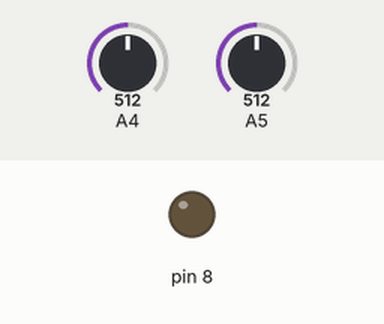
Bench run of a sketch on a simulated Arduino Uno, built with avr-gcc and run on an emulated ATmega328P. Shown: output pins drawn as LEDs (lit = HIGH). Inputs (shaded band) come from the test bench; at power-on: A4 = 512, A5 = 512.

Above: at 1.2 s.
1.3 s: A4 set to 525
At 2.1 s:
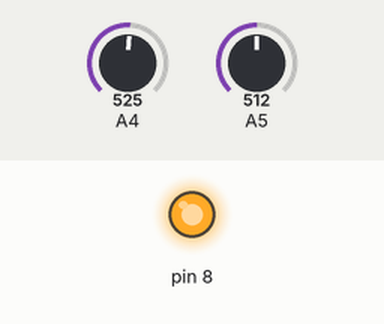
2.8 s: A4 set to 511
At 3.5 s:
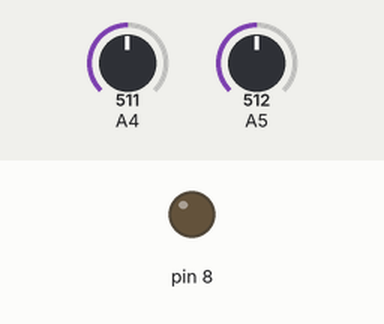
4.3 s: A4 set to 716
At 4.9 s:
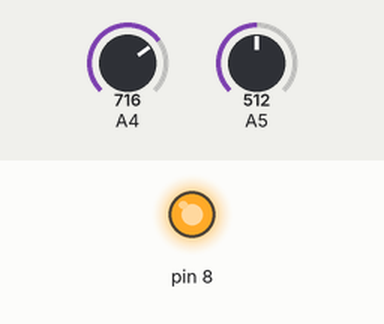
Timing chart, 0 to 7.3 s (numbered marks = the images above; inputs shaded):
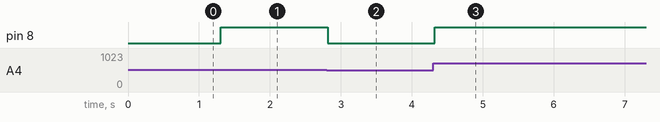

The sketch:

zad6l2.ino
```cpp
int odczytanaWartosc = 0; //Zmienna do przechowywania odczytu ADC
int prog = 0;


void setup() {

 pinMode(8, OUTPUT);

}


void loop() {

 odczytanaWartosc = analogRead(A5);//Odczytanie wartości z ADC
 prog = analogRead(A4);


 if (odczytanaWartosc < prog ) {

digitalWrite(8, HIGH);//Włączenie diody    

 } else {

digitalWrite(8, LOW);//Wyłączenie diody      

 }


 delay(50);

} 
```

Measured:
- the behaviour switches between 512 and 513 on A4 (found by bisection; images 0 and 1)
- after the input at 1.3 s, pin 8: LOW → HIGH at once
- after the input at 2.8 s, pin 8: HIGH → LOW at once
- after the input at 4.3 s, pin 8: LOW → HIGH at once
